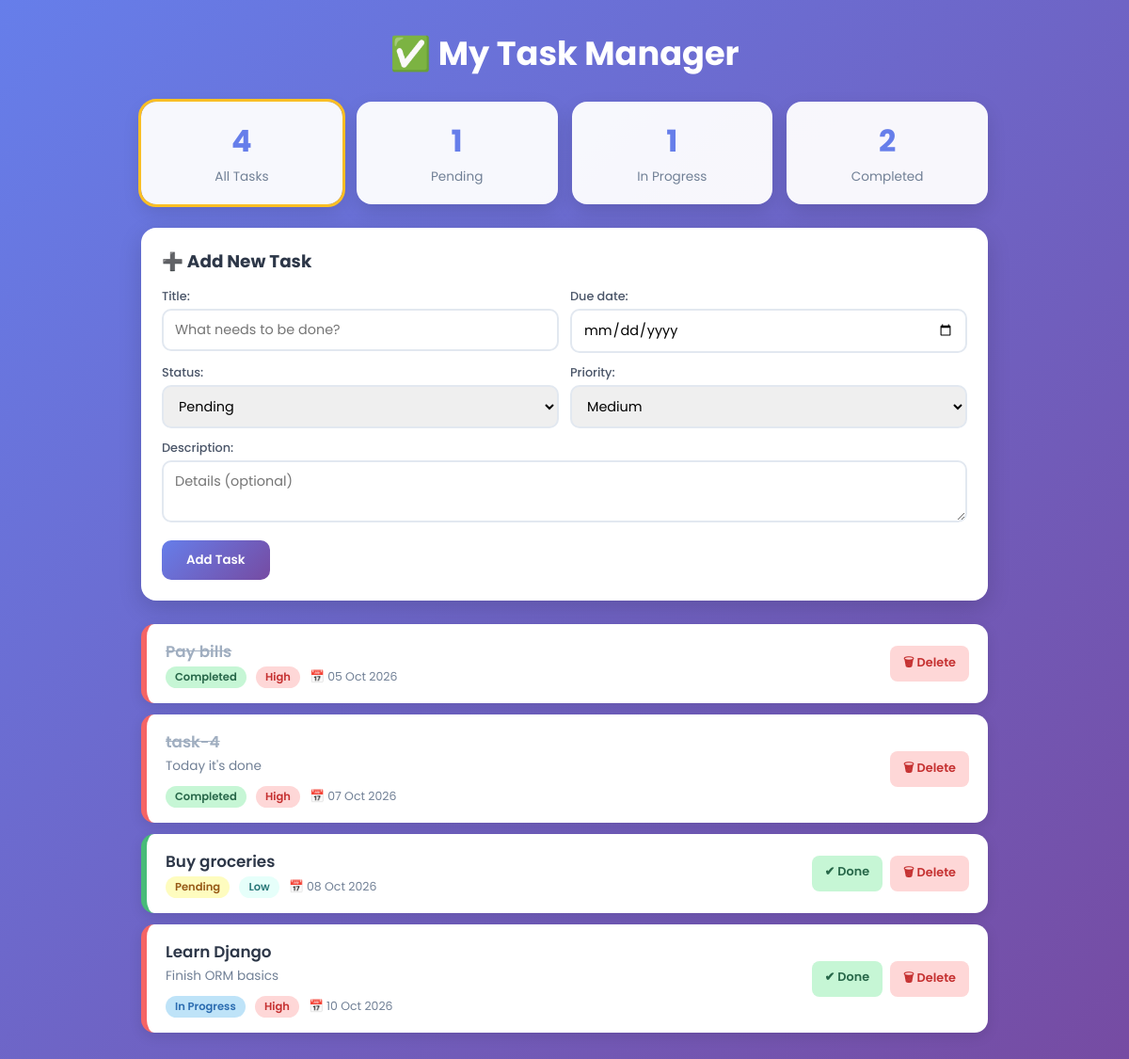
The page / on the database its author committed.
### tasks/models.py (models this page shows, shortened)
class Task(models.Model):
    STATUS_CHOICES = [
        ('pending', 'Pending'),
        ('in_progress', 'In Progress'),
        ('completed', 'Completed'),
    ]
    PRIORITY_CHOICES = [
        ('low', 'Low'),
        ('medium', 'Medium'),
        ('high', 'High'),
    ]
    title = models.CharField(max_length=200)
    description = models.TextField(blank=True)
    status = models.CharField(max_length=20, choices=STATUS_CHOICES, default='pending')
    priority = models.CharField(max_length=10, choices=PRIORITY_CHOICES, default='medium')
    due_date = models.DateField()
    class Meta:
        ordering = ['due_date']

### tasks/views.py (the view)
# urls.py: path('', views.task_list, name='task_list'),
def task_list(request):
    if request.method == 'POST':
        form = TaskForm(request.POST)
        if form.is_valid():
            form.save()
            return redirect('task_list')
    else:
        form = TaskForm()
    status = request.GET.get('status')
    tasks = Task.objects.all()
    if status:
        tasks = tasks.filter(status=status)
    context = {
        'form': form,
        'tasks': tasks,
        'today': timezone.localdate(),
        'active_filter': status,
        'total': Task.objects.count(),
        'pending': Task.objects.filter(status='pending').count(),
        'in_progress': Task.objects.filter(status='in_progress').count(),
        'completed': Task.objects.filter(status='completed').count(),
    }
    return render(request, 'task_list.html', context)

### tasks/forms.py
class TaskForm(forms.ModelForm):
    class Meta:
        model = Task
        fields = ['title', 'description', 'status', 'priority', 'due_date']
        widgets = {
            'title': forms.TextInput(attrs={'placeholder': 'What needs to be done?'}),
            'description': forms.Textarea(attrs={'rows': 2, 'placeholder': 'Details (optional)'}),
            'due_date': forms.DateInput(attrs={'type': 'date'}),
        }

### templates/task_list.html (shortened to what this page needs)
<!DOCTYPE html>
<html lang="en">
<head>
</head>
<body>
<div class="container">
  <h1>✅ My Task Manager</h1>
  <div class="stats">
    <a href="{% url 'task_list' %}" class="stat {% if not active_filter %}active{% endif %}"><b>{{ total }}</b><span>All Tasks</span></a>
    <a href="?status=pending" class="stat {% if active_filter == 'pending' %}active{% endif %}"><b>{{ pending }}</b><span>Pending</span></a>
    <a href="?status=in_progress" class="stat {% if active_filter == 'in_progress' %}active{% endif %}"><b>{{ in_progress }}</b><span>In Progress</span></a>
    <a href="?status=completed" class="stat {% if active_filter == 'completed' %}active{% endif %}"><b>{{ completed }}</b><span>Completed</span></a>
  </div>
  <div class="card">
    <h2>➕ Add New Task</h2>
    <form method="post">
      <div class="row">
        <div>{{ form.title.label_tag }}{{ form.title }}</div>
        <div>{{ form.due_date.label_tag }}{{ form.due_date }}</div>
      </div>
      <div class="row">
        <div>{{ form.status.label_tag }}{{ form.status }}</div>
        <div>{{ form.priority.label_tag }}{{ form.priority }}</div>
      </div>
      <div style="margin-bottom:12px">{{ form.description.label_tag }}{{ form.description }}</div>
      <button class="btn" type="submit">Add Task</button>
    </form>
  </div>
  {% for task in tasks %}
  <div class="task {{ task.priority }} {{ task.status }}">
    <div>
      <div class="title">{{ task.title }}</div>
      {% if task.description %}<div class="desc">{{ task.description }}</div>{% endif %}
      <span class="badge s-{{ task.status }}">{{ task.get_status_display }}</span>
      <span class="badge p-{{ task.priority }}">{{ task.get_priority_display }}</span>
      <span class="due {% if task.due_date < today and task.status != 'completed' %}overdue{% endif %}">
        📅 {{ task.due_date|date:"d M Y" }}{% if task.due_date < today and task.status != 'completed' %} (Overdue){% endif %}
      </span>
    </div>
    <div class="actions">
      {% if task.status != 'completed' %}
        <a class="done" href="{% url 'task_complete' task.pk %}">✔ Done</a>
      {% endif %}
      <form method="post" action="{% url 'task_delete' task.pk %}" onsubmit="return confirm('Delete this task?')">
        <button class="del" type="submit">🗑 Delete</button>
      </form>
    </div>
  </div>
  {% empty %}
    <div class="empty">No tasks here yet. Add your first one above! 🎉</div>
  {% endfor %}
</div>
</body>
</html>

### templates/task_list.html (style rules this page uses)
* { box-sizing: border-box; margin: 0; padding: 0; }
body { font-family: 'Poppins', sans-serif; background: linear-gradient(135deg, #667eea 0%, #764ba2 100%); min-height: 100vh; padding: 30px 15px; color: #2d3748; }
.container { max-width: 900px; margin: auto; }
h1 { color: #fff; text-align: center; font-size: 2.2rem; margin-bottom: 25px; }
.stats { display: grid; grid-template-columns: repeat(auto-fit, minmax(150px, 1fr)); gap: 15px; margin-bottom: 25px; }
.stat { background: rgba(255,255,255,.95); border-radius: 16px; padding: 18px; text-align: center; box-shadow: 0 8px 20px rgba(0,0,0,.12); text-decoration: none; color: inherit; transition: transform .2s; }
.stat.active { outline: 3px solid #fbbf24; }
.stat b { display: block; font-size: 2rem; color: #667eea; }
.stat span { font-size: .85rem; color: #718096; }
.card { background: #fff; border-radius: 16px; padding: 22px; margin-bottom: 25px; box-shadow: 0 8px 25px rgba(0,0,0,.15); }
.card h2 { font-size: 1.15rem; margin-bottom: 15px; }
form .row { display: grid; grid-template-columns: repeat(auto-fit, minmax(180px, 1fr)); gap: 12px; margin-bottom: 12px; }
label { display: block; font-size: .8rem; font-weight: 500; margin-bottom: 4px; color: #4a5568; }
input, select, textarea { width: 100%; padding: 10px 12px; border: 2px solid #e2e8f0; border-radius: 10px; font-family: inherit; font-size: .9rem; transition: border .2s; }
.btn { background: linear-gradient(135deg, #667eea, #764ba2); color: #fff; border: none; padding: 11px 26px; border-radius: 10px; font-weight: 600; cursor: pointer; font-family: inherit; transition: opacity .2s; }
.task { display: flex; justify-content: space-between; align-items: center; gap: 15px; background: #fff; border-radius: 14px; padding: 16px 20px; margin-bottom: 12px; border-left: 6px solid #cbd5e0; box-shadow: 0 4px 14px rgba(0,0,0,.1); flex-wrap: wrap; }
.task.high { border-left-color: #f56565; }
.task.low { border-left-color: #48bb78; }
.task.completed .title { text-decoration: line-through; color: #a0aec0; }
.title { font-weight: 600; font-size: 1.05rem; }
.desc { font-size: .85rem; color: #718096; margin: 3px 0 8px; }
.badge { display: inline-block; font-size: .72rem; padding: 3px 10px; border-radius: 20px; font-weight: 600; margin-right: 6px; }
.s-pending { background: #fefcbf; color: #975a16; }
.s-in_progress { background: #bee3f8; color: #2b6cb0; }
.s-completed { background: #c6f6d5; color: #276749; }
.p-high { background: #fed7d7; color: #c53030; }
.p-low { background: #e6fffa; color: #2c7a7b; }
.due { font-size: .78rem; color: #718096; }
.actions { display: flex; gap: 8px; }
.actions a, .actions button { border: none; border-radius: 8px; padding: 8px 14px; font-size: .8rem; font-weight: 600; cursor: pointer; text-decoration: none; font-family: inherit; }
.done { background: #c6f6d5; color: #276749; }
.del { background: #fed7d7; color: #c53030; }

### rows shown on the page
Task: title "Pay bills", status "Completed", priority "High", due_date "05 Oct 2026"
Task: title "task-4", description "Today it's done", status "Completed", priority "High", due_date "07 Oct 2026"
Task: title "Buy groceries", status "Pending", priority "Low", due_date "08 Oct 2026", shows "✔ Done"
Task: title "Learn Django", description "Finish ORM basics", status "In Progress", priority "High", due_date "10 Oct 2026", shows "✔ Done"

### other values the page prints
{{ total }} "4"
{{ pending }} "1"
{{ in_progress }} "1"
{{ completed }} "2"
